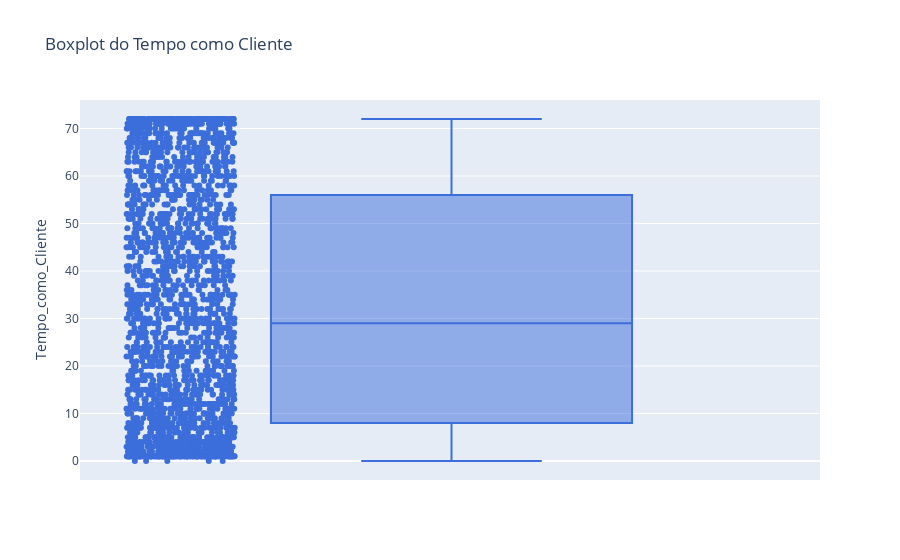
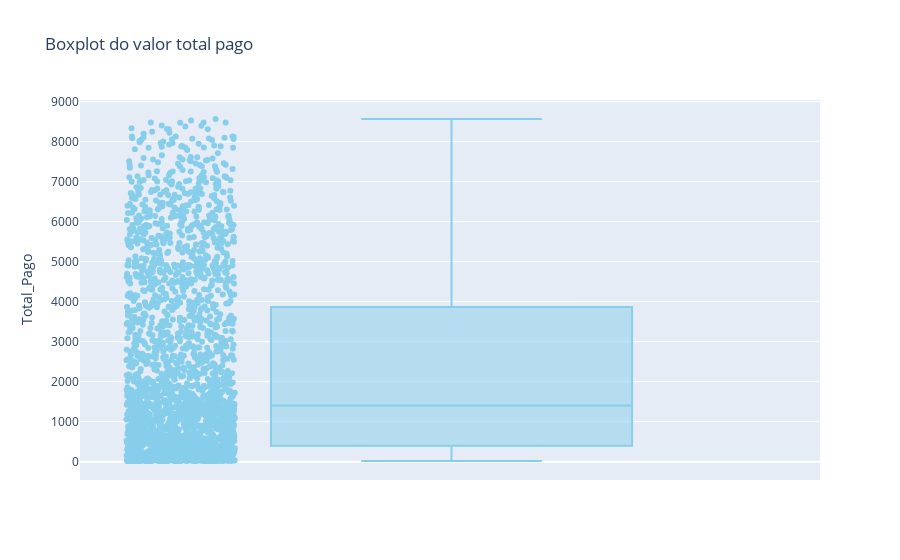
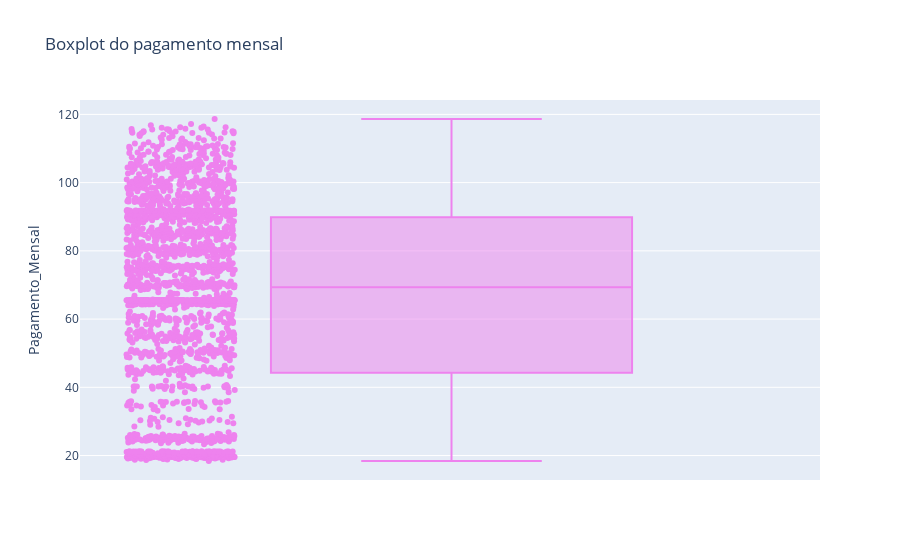
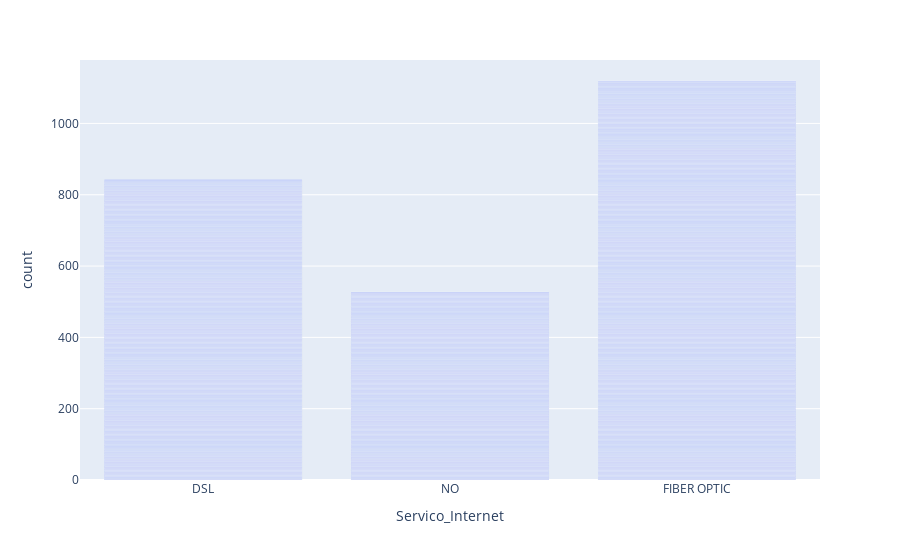

Write notebook code for charts like these, in order.
### Markdown cell above
C) Resposta:

### Code cell
px.box(
    df,
    y='Tempo_como_Cliente',  # Nome correto da coluna no seu CSV
    color_discrete_sequence=["#3C6EDB"],  # Cor personalizada (opcional)
    title='Boxplot do Tempo como Cliente',
    points='all'
)

df[df['Tempo_como_Cliente'] == 0]

# Após a análise do grafico presume-se que o min, 0, não é um problema já que ela pode ter contrado o serviço e não ter completado o primeiro mês ainda. 

px.box(
    df,
    y='Total_Pago',
    color_discrete_sequence=['skyblue'],
    title='Boxplot do valor total pago',
    points='all'
)

df[df['Total_Pago'] >= 8496]

# Inicialmente é fácil pensar que existem muitos outliers, ainda mais que a média de pagamento mensal é 65 e o máximo pago mensalmente é 118, no gráfico de tempo como cliente vimos que o máximo que alguém foi cliente é 72 meses logo, se multiplicarmos, utilizando as condições mais caras possíveis, 118 x 72 o valor seria, 8496, qualquer valor acima realmente poderia ser considerado um outlier (Porém o cliente poderia ter pago o valor do serviço mas não ter terminado o mês ainda, mesmo caso do Tempo como cliente),  mas de acordo com o gráfico fica vísivel que muito dos valores altos são possíveis, Ainda mais que pela quantidade de linhas e ausência de valores nulos, logo, 25% de linhas de uma coluna, representa a mesma quantidade de linhas de outra, fazendo com que os dispariedade de valores, fosse extremamente possível nas condições corretas(Usar uma quantidade maior de serviços por exemplo.)

px.box(
    df,
    y='Pagamento_Mensal',
    color_discrete_sequence=['Violet'],
    title='Boxplot do pagamento mensal',
    points='all'
)

# Esse gráfico de pagamento mensal não indica a presença de outliers, mas é importante pois pode indicar quais serviços as pessoas utilizam, por causa do pulo entre o mínimo e o 25%, ou seja, nessa aréa devem estar as pessoas que utilizam somente o serviço de internet ou de telefone.

px.bar(
    df,
    'Servico_Internet'
)
# Esse gráfico mostra principalmente a distribuição utilizada pelos clientes entre os serviços de internet, e pode ser muito útil telo como base para quando for feita uma análise bivariada utilizando churn e serviço de internet visando descobrir se algum grupo específico tem uma tendência maior a dar churn.

### Figure 1 — Plotly figure (JSON) as saved in the notebook; plotly's stock layout.template omitted (floating-point values rounded to 4 significant figures; data arrays with more than 128 entries replaced by an {"elided": "..."} marker saying what was removed)
{"data": [{"alignmentgroup": "True", "boxpoints": "all", "hovertemplate": "Tempo_como_Cliente=%{y}<extra></extra>", "legendgroup": "", "marker": {"color": "#3C6EDB"}, "name": "", "notched": false, "offsetgroup": "", "orientation": "v", "showlegend": false, "type": "box", "x0": " ", "xaxis": "x", "y": {"elided": "2488 int values"}, "y0": " ", "yaxis": "y"}], "layout": {"boxmode": "group", "legend": {"tracegroupgap": 0}, "title": {"text": "Boxplot do Tempo como Cliente"}, "xaxis": {"anchor": "y", "domain": [0, 1]}, "yaxis": {"anchor": "x", "domain": [0, 1], "title": {"text": "Tempo_como_Cliente"}}}}

### Figure 2 — Plotly figure (JSON) as saved in the notebook; plotly's stock layout.template omitted (floating-point values rounded to 4 significant figures; data arrays with more than 128 entries replaced by an {"elided": "..."} marker saying what was removed)
{"data": [{"alignmentgroup": "True", "boxpoints": "all", "hovertemplate": "Total_Pago=%{y}<extra></extra>", "legendgroup": "", "marker": {"color": "skyblue"}, "name": "", "notched": false, "offsetgroup": "", "orientation": "v", "showlegend": false, "type": "box", "x0": " ", "xaxis": "x", "y": {"elided": "2488 float values"}, "y0": " ", "yaxis": "y"}], "layout": {"boxmode": "group", "legend": {"tracegroupgap": 0}, "title": {"text": "Boxplot do valor total pago"}, "xaxis": {"anchor": "y", "domain": [0, 1]}, "yaxis": {"anchor": "x", "domain": [0, 1], "title": {"text": "Total_Pago"}}}}

### Figure 3 — Plotly figure (JSON) as saved in the notebook; plotly's stock layout.template omitted (floating-point values rounded to 4 significant figures; data arrays with more than 128 entries replaced by an {"elided": "..."} marker saying what was removed)
{"data": [{"alignmentgroup": "True", "boxpoints": "all", "hovertemplate": "Pagamento_Mensal=%{y}<extra></extra>", "legendgroup": "", "marker": {"color": "Violet"}, "name": "", "notched": false, "offsetgroup": "", "orientation": "v", "showlegend": false, "type": "box", "x0": " ", "xaxis": "x", "y": {"elided": "2488 float values"}, "y0": " ", "yaxis": "y"}], "layout": {"boxmode": "group", "legend": {"tracegroupgap": 0}, "title": {"text": "Boxplot do pagamento mensal"}, "xaxis": {"anchor": "y", "domain": [0, 1]}, "yaxis": {"anchor": "x", "domain": [0, 1], "title": {"text": "Pagamento_Mensal"}}}}

### Figure 4 — Plotly figure (JSON) as saved in the notebook; plotly's stock layout.template omitted (floating-point values rounded to 4 significant figures; data arrays with more than 128 entries replaced by an {"elided": "..."} marker saying what was removed)
{"data": [{"alignmentgroup": "True", "hovertemplate": "Servico_Internet=%{x}<br>count=%{y}<extra></extra>", "legendgroup": "", "marker": {"color": "#636efa", "pattern": {"shape": ""}}, "name": "", "offsetgroup": "", "orientation": "v", "showlegend": false, "textposition": "auto", "type": "bar", "x": {"elided": "2488 str values"}, "xaxis": "x", "y": {"elided": "2488 int values"}, "yaxis": "y"}], "layout": {"barmode": "relative", "legend": {"tracegroupgap": 0}, "margin": {"t": 60}, "xaxis": {"anchor": "y", "domain": [0, 1], "title": {"text": "Servico_Internet"}}, "yaxis": {"anchor": "x", "domain": [0, 1], "title": {"text": "count"}}}}
